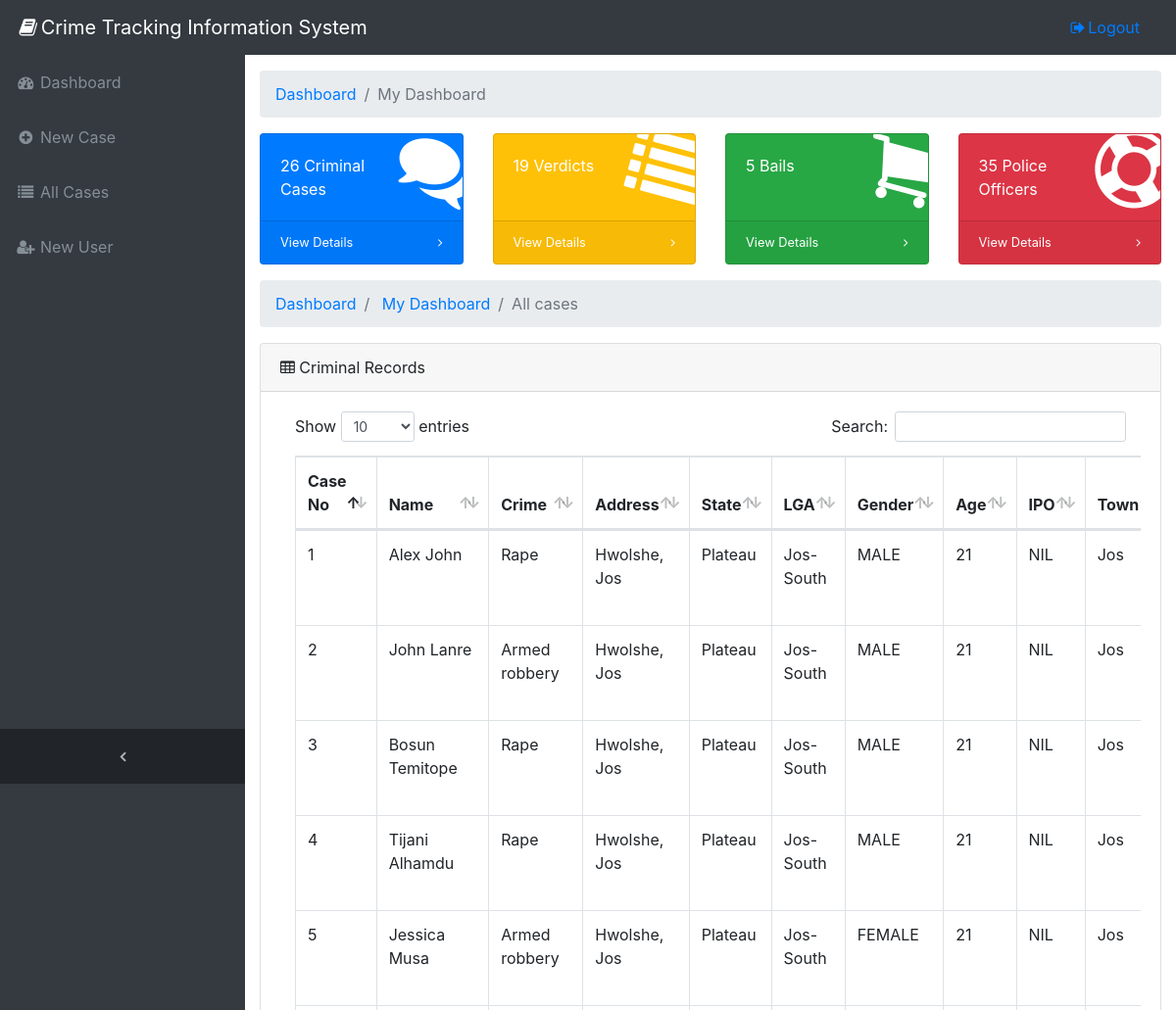
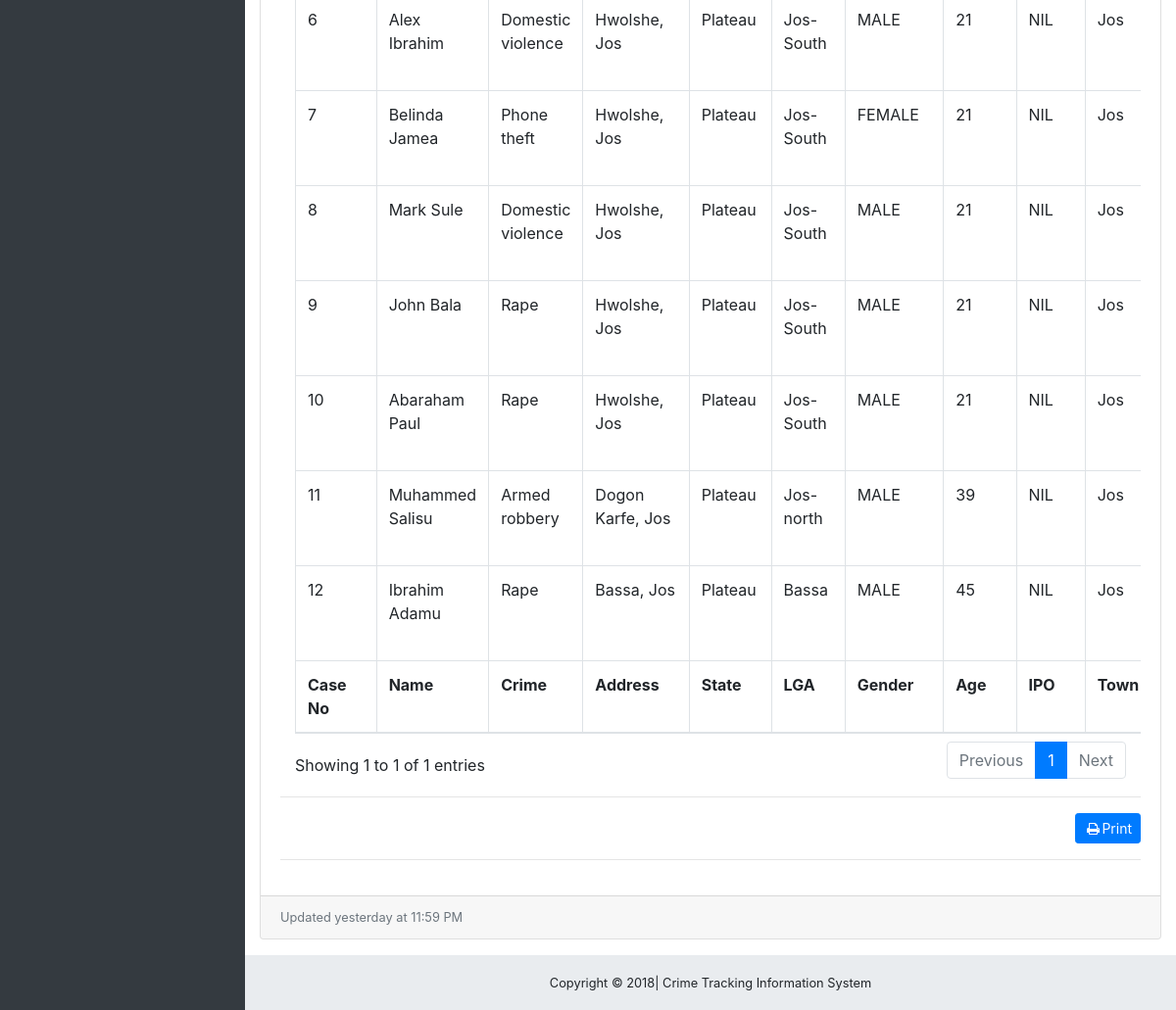
The page / on the database its author committed (2 pictures, top to bottom).
### tables this page shows
CREATE TABLE `tbl_case_files` (
  `case_no` int(11) NOT NULL,
  `name` varchar(64) NOT NULL,
  `crime` varchar(64) NOT NULL,
  `address` varchar(256) NOT NULL,
  `state` varchar(32) NOT NULL,
  `lga` varchar(64) NOT NULL,
  `gender` varchar(16) NOT NULL,
  `age` int(11) NOT NULL,
  `IPO` varchar(64) NOT NULL,
  `town` varchar(64) NOT NULL,
  `court` varchar(128) NOT NULL,
  `verdict` text NOT NULL,
  `cell_no` double NOT NULL,
  `date_arrested` datetime NOT NULL,
  `date_convicted` datetime NOT NULL
);

### index.php (the view, shortened to what this page needs)
<?php
 include ("includes/header.php");
 include ("includes/sidebar.php");
 include ("includes/db.php") ;
 ?>
<div class="content-wrapper">
    <div class="container-fluid">
        <ol class="breadcrumb">
            <li class="breadcrumb-item">
                <a href="index.php">Dashboard</a>
            </li>
            <li class="breadcrumb-item active">My Dashboard</li>
        </ol>
        <div class="row">
            <div class="col-xl-3 col-sm-6 mb-3">
                <div class="card text-white bg-primary o-hidden h-100">
                    <div class="card-body">
                        <div class="card-body-icon">
                            <i class="fa fa-fw fa-comments"></i>
                        </div>
                        <div class="mr-5">26 Criminal Cases</div>
                    </div>
                    <a class="card-footer text-white clearfix small z-1" href="#">
                        <span class="float-left">View Details</span>
                        <span class="float-right">
                            <i class="fa fa-angle-right"></i>
                        </span>
                    </a>
                </div>
            </div>
            <div class="col-xl-3 col-sm-6 mb-3">
                <div class="card text-white bg-warning o-hidden h-100">
                    <div class="card-body">
                        <div class="card-body-icon">
                            <i class="fa fa-fw fa-list"></i>
                        </div>
                        <div class="mr-5">19 Verdicts</div>
                    </div>
                    <a class="card-footer text-white clearfix small z-1" href="#">
                        <span class="float-left">View Details</span>
                        <span class="float-right">
                <i class="fa fa-angle-right"></i>
              </span>
                    </a>
                </div>
            </div>
            <div class="col-xl-3 col-sm-6 mb-3">
                <div class="card text-white bg-success o-hidden h-100">
                    <div class="card-body">
                        <div class="card-body-icon">
                            <i class="fa fa-fw fa-shopping-cart"></i>
                        </div>
                        <div class="mr-5">5 Bails</div>
                    </div>
                    <a class="card-footer text-white clearfix small z-1" href="#">
                        <span class="float-left">View Details</span>
                        <span class="float-right">
                <i class="fa fa-angle-right"></i>
              </span>
                    </a>
                </div>
            </div>
            <div class="col-xl-3 col-sm-6 mb-3">
                <div class="card text-white bg-danger o-hidden h-100">
                    <div class="card-body">
                        <div class="card-body-icon">
                            <i class="fa fa-fw fa-support"></i>
                        </div>
                        <div class="mr-5">35 Police Officers</div>
                    </div>
                    <a class="card-footer text-white clearfix small z-1" href="#">
                        <span class="float-left">View Details</span>
                        <span class="float-right">
                <i class="fa fa-angle-right"></i>
              </span>
                    </a>
                </div>
            </div>
        </div>
        <ol class="breadcrumb">
            <li class="breadcrumb-item">
                <a href="index.php">Dashboard</a>
            </li>
            <li class="breadcrumb-item">
                <a href="index.php">My Dashboard</a>
            </li>
            <li class="breadcrumb-item active">All cases</li>
        </ol>
        <div class="card mb-3" id="list">
            <?php
            echo '<div class="card-header">
                <i class="fa fa-table"></i> Criminal Records</div>
            <div class="card-body">
                <div class="table-responsive">
                    <table class="table table-bordered" id="dataTable" width="100%" cellspacing="0">
                        <thead>
                            <tr>
                                <th>Case No</th>
                                <th>Name</th>
                                <th>Crime</th>
                                <th>Address</th>
                                <th>State</th>
                                <th>LGA</th>
                                <th>Gender</th>
                                <th>Age</th>
                                <th>IPO</th>
                                <th>Town</th>
                                <th>Court</th>
                                <th>Action</th>
                            </tr>
                        </thead>
                        <tfoot>
                            <tr>
                                <th>Case No</th>
                                <th>Name</th>
                                <th>Crime</th>
                                <th>Address</th>
                                <th>State</th>
                                <th>LGA</th>
                                <th>Gender</th>
                                <th>Age</th>
                                <th>IPO</th>
                                <th>Town</th>
                                <th>Court</th>
                                <th>Action</th>
                            </tr>
                        </tfoot>';
                        $sql = "SELECT * FROM tbl_case_files";
                        $result = mysqli_query($conn, $sql);
                        if (mysqli_num_rows($result) > 0) {
                            while ($row = mysqli_fetch_assoc($result)) {
                                echo '<tbody>
                                        <tr>
                                            <td>'. $row["case_no"] .'</td>
                                            <td>'. $row["name"] .'</td>
                                            <td>'. $row["crime"] .'</td>
                                            <td>'. $row["address"] .'</td>
                                            <td>'. $row["state"] .'</td>
                                            <td>'. $row["lga"] .'</td>
                                            <td>'. $row["gender"] .'</td>
                                            <td>'. $row["age"] .'</td>
                                            <td>'. $row["IPO"] .'</td>
                                            <td>'. $row["town"] .'</td>
                                            <td>'. $row["court"] .'</td>
                                            <td>
                                                <a href="select.php?id='.$row["case_no"].'" >Select</a>
                                                <a href="update.php?id='.$row["case_no"].'" >Edit</a>
                                                <a href="delete.php?id='.$row["case_no"].'" >Delete</a>
                                            </td>
                                        </tr>
                                    </tbody>';
                            }
                            echo '   </table>
                                </div>
                                <div class="text-right">
                                    <hr>
                                    <button type="submit" class="btn btn-primary btn-sm" onClick="window.print()"><i class="fa fa-fw fa-print"></i>Print</button>
                                    <hr>
                                </div>
                            </div>';
                        }
            ?>
            <div class="card-footer small text-muted">Updated yesterday at 11:59 PM</div>
        </div>
    </div>
<?php include ("includes/footer.php") ?>

### includes/header.php (shortened to what this page needs)
<!DOCTYPE html>
<html lang="en">
<head>
  <link href="vendor/bootstrap/css/bootstrap.min.css" rel="stylesheet">
  <link href="vendor/font-awesome/css/font-awesome.min.css" rel="stylesheet" type="text/css">
  <link href="vendor/datatables/dataTables.bootstrap4.css" rel="stylesheet">
  <link href="css/sb-admin.css" rel="stylesheet">
  <link rel="stylesheet" href="css/jquery-ui.css">
</head>

### includes/sidebar.php (shortened to what this page needs)
<body class="fixed-nav sticky-footer bg-dark" id="page-top">
    <nav class="navbar navbar-expand-lg navbar-dark bg-dark fixed-top" id="mainNav">
        <a class="navbar-brand" href="index.php"><i class="fa fa-fw fa-book"></i>Crime Tracking Information System</a>
        <div class="collapse navbar-collapse" id="navbarResponsive">
            <ul class="navbar-nav navbar-sidenav" id="exampleAccordion">
                <li class="nav-item" data-toggle="tooltip" data-placement="right" title="Dashboard">
                    <a class="nav-link" href="index.php">
                        <i class="fa fa-fw fa-dashboard"></i>
                        <span class="nav-link-text">Dashboard</span>
                    </a>
                </li>
                <li class="nav-item" data-toggle="tooltip" data-placement="right" title="New Case">
                    <a class="nav-link" href="manage-cases.php?source=side_bar">
                        <i class="fa fa-fw fa-plus-circle"></i>
                        <span class="nav-link-text">New Case</span>
                    </a>
                </li>
                <li class="nav-item" data-toggle="tooltip" data-placement="right" title="All Cases">
                    <a class="nav-link" href="index.php#list">
                        <i class="fa fa-fw fa-list"></i>
                        <span class="nav-link-text">All Cases</span>
                    </a>
                </li>
                 <li class="nav-item" data-toggle="tooltip" data-placement="right" title="New User">
                    <a class="nav-link" href="signup.php?source=sidebar">
                        <i class="fa fa-fw fa-user-plus"></i>
                        <span class="nav-link-text">New User</span>
                    </a>
                </li>
            </ul>
            <ul class="navbar-nav sidenav-toggler">
                <li class="nav-item">
                    <a class="nav-link text-center" id="sidenavToggler">
                        <i class="fa fa-fw fa-angle-left"></i>
                    </a>
                </li>
            </ul>
            <ul class="navbar-nav ml-auto">
    <li class="nav-item">
         <form action="logout.php" method="post" class="form-inline my-2 my-lg-0 mr-lg-2">
            <div class="input-group">
                <span class="input-group-append">
                <button class="btn btn-link" type="submit" name="btnLogOut">
                <i class="fa fa-fw fa-sign-out"></i>Logout</a>
                </button>
              </span>
            </div>
        </form>
    </li>
</ul>
</div>
</nav>

### includes/footer.php (shortened to what this page needs)
    <footer class="sticky-footer">
        <div class="container">
            <div class="text-center">
                <small>Copyright &copy; <?php echo date('Y') ?>| Crime Tracking Information System </small>
            </div>
        </div>
    </footer>
</div>
</body>
</html>

### css/sb-admin.css (style rules this page uses)
html { position: relative; min-height: 100%; }
body { overflow-x: hidden; }
body.sticky-footer { margin-bottom: 56px; }
body.sticky-footer .content-wrapper { min-height: calc(100vh - 56px - 56px); }
body.fixed-nav { padding-top: 56px; }
.content-wrapper { min-height: calc(100vh - 56px); padding-top: 1rem; }
.o-hidden { overflow: hidden !important; }
.z-1 { z-index: 1; }
#mainNav .navbar-collapse { overflow: auto; max-height: 75vh; }
#mainNav .navbar-collapse .navbar-nav .nav-item .nav-link { cursor: pointer; }
#mainNav .navbar-collapse .sidenav-toggler { display: none; }
@media (min-width: 992px) { #mainNav .navbar-brand { width: 250px; } }
@media (min-width: 992px) { #mainNav .navbar-collapse { overflow: visible; max-height: none; } }
@media (min-width: 992px) { #mainNav .navbar-collapse .navbar-sidenav { position: absolute; top: 0; left: 0; -webkit-flex-direction: column; -ms-flex-direction: column; flex-direction: column; margin-top: 56px; } }
@media (min-width: 992px) { #mainNav .navbar-collapse .navbar-sidenav>.nav-item { width: 250px; padding: 0; } }
@media (min-width: 992px) { #mainNav .navbar-collapse .navbar-sidenav>.nav-item>.nav-link { padding: 1em; } }
#mainNav.fixed-top .sidenav-toggler { display: none; }
@media (min-width: 992px) { #mainNav.fixed-top .navbar-sidenav { height: calc(100vh - 112px); } }
@media (min-width: 992px) { #mainNav.fixed-top .sidenav-toggler { position: absolute; top: 0; left: 0; display: flex; -webkit-flex-direction: column; -ms-flex-direction: column; flex-direction: column; margin-top: calc(100vh - 56px); } }
@media (min-width: 992px) { #mainNav.fixed-top .sidenav-toggler>.nav-item { width: 250px; padding: 0; } }
@media (min-width: 992px) { #mainNav.fixed-top .sidenav-toggler>.nav-item>.nav-link { padding: 1em; } }
#mainNav.fixed-top.navbar-dark .sidenav-toggler { background-color: #212529; }
#mainNav.fixed-top.navbar-dark .sidenav-toggler a i { color: #adb5bd; }
.content-wrapper { overflow-x: hidden; background: white; }
@media (min-width: 992px) { .content-wrapper { margin-left: 250px; } }
#sidenavToggler i { font-weight: 800; }
#mainNav.navbar-dark .navbar-collapse .navbar-sidenav>.nav-item>.nav-link { color: #868e96; }
@media (min-width: 992px) { #mainNav.navbar-dark .navbar-collapse .navbar-sidenav { background: #343a40; } }
.card-body-icon { position: absolute; z-index: 0; top: -25px; right: -25px; font-size: 5rem; -webkit-transform: rotate(15deg); -ms-transform: rotate(15deg); transform: rotate(15deg); }
footer.sticky-footer { position: absolute; right: 0; bottom: 0; width: 100%; height: 56px; background-color: #e9ecef; line-height: 55px; }
@media (min-width: 992px) { footer.sticky-footer { width: calc(100% - 250px); } }

### rows shown on the page
tbl_case_files: case_no "1", name "Alex John", crime "Rape", address "Hwolshe, Jos", state "Plateau", lga "Jos-South", gender "MALE", age "21", IPO "NIL", town "Jos"
tbl_case_files: case_no "2", name "John Lanre", crime "Armed robbery", address "Hwolshe, Jos", state "Plateau", lga "Jos-South", gender "MALE", age "21", IPO "NIL", town "Jos"
tbl_case_files: case_no "3", name "Bosun Temitope", crime "Rape", address "Hwolshe, Jos", state "Plateau", lga "Jos-South", gender "MALE", age "21", IPO "NIL", town "Jos"
tbl_case_files: case_no "4", name "Tijani Alhamdu", crime "Rape", address "Hwolshe, Jos", state "Plateau", lga "Jos-South", gender "MALE", age "21", IPO "NIL", town "Jos"
tbl_case_files: case_no "5", name "Jessica Musa", crime "Armed robbery", address "Hwolshe, Jos", state "Plateau", lga "Jos-South", gender "FEMALE", age "21", IPO "NIL", town "Jos"
tbl_case_files: case_no "6", name "Alex Ibrahim", crime "Domestic violence", address "Hwolshe, Jos", state "Plateau", lga "Jos-South", gender "MALE", age "21", IPO "NIL", town "Jos"
tbl_case_files: case_no "7", name "Belinda Jamea", crime "Phone theft", address "Hwolshe, Jos", state "Plateau", lga "Jos-South", gender "FEMALE", age "21", IPO "NIL", town "Jos"
tbl_case_files: case_no "8", name "Mark Sule", crime "Domestic violence", address "Hwolshe, Jos", state "Plateau", lga "Jos-South", gender "MALE", age "21", IPO "NIL", town "Jos"
tbl_case_files: case_no "9", name "John Bala", crime "Rape", address "Hwolshe, Jos", state "Plateau", lga "Jos-South", gender "MALE", age "21", IPO "NIL", town "Jos"
tbl_case_files: case_no "10", name "Abaraham Paul", crime "Rape", address "Hwolshe, Jos", state "Plateau", lga "Jos-South", gender "MALE", age "21", IPO "NIL", town "Jos"
tbl_case_files: case_no "11", name "Muhammed Salisu", crime "Armed robbery", address "Dogon Karfe, Jos", state "Plateau", lga "Jos-north", gender "MALE", age "39", IPO "NIL", town "Jos"
tbl_case_files: case_no "12", name "Ibrahim Adamu", crime "Rape", address "Bassa, Jos", state "Plateau", lga "Bassa", gender "MALE", age "45", IPO "NIL", town "Jos"
